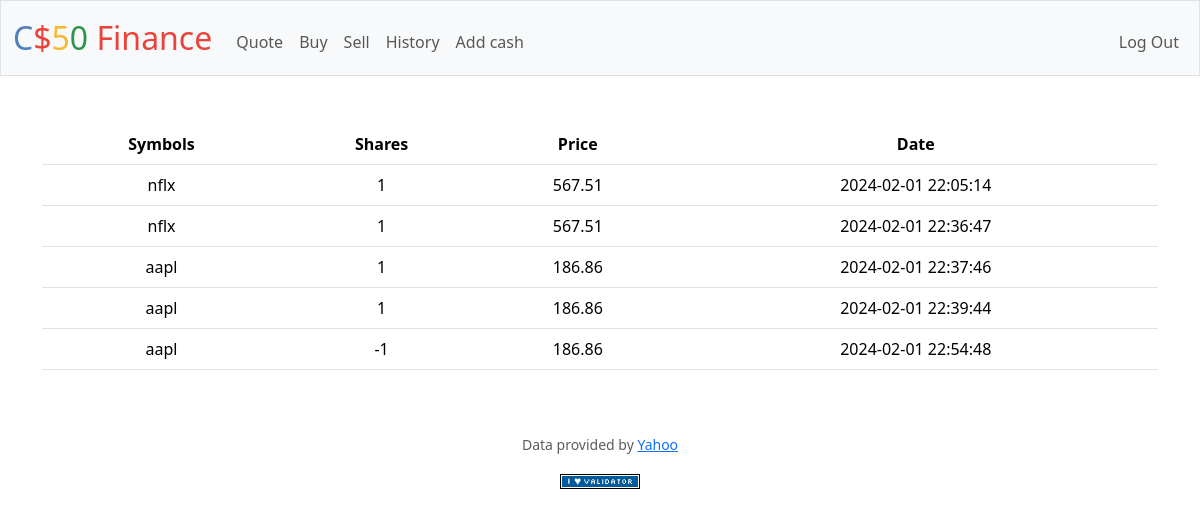
The app's page /history (signed in) with its own data.
### tables this page shows
CREATE TABLE 'transactions' ('id' INTEGER PRIMARY KEY AUTOINCREMENT NOT NULL, 'user_id' INTEGER, 'symbol' TEXT, 'shares' INTEGER, 'price' REAL, 'date' DATETIME);

### app.py (the view)
@app.route("/history")
@login_required
def history():
    user_id = session["user_id"]
    transactions_db = db.execute("SELECT * FROM transactions WHERE user_id =:id", id=user_id)
    return render_template("history.html", transactions = transactions_db)

### app.py (called while the page is built)
@app.after_request
def after_request(response):
    response.headers["Cache-Control"] = "no-cache, no-store, must-revalidate"
    response.headers["Expires"] = 0
    response.headers["Pragma"] = "no-cache"
    return response

### helpers.py (called while the page is built)
def login_required(f):
    @wraps(f)
    def decorated_function(*args, **kwargs):
        if session.get("user_id") is None:
            return redirect("/login")
        return f(*args, **kwargs)
    return decorated_function

### templates/history.html (shortened to what this page needs)
{% extends "layout.html" %}
{% block main %}
    <table class= "table">
        <thead>
        <tr>
            <th scope="col">Symbols</th>
            <th scope="col">Shares</th>
            <th scope="col">Price</th>
            <th scope="col">Date</th>
        </tr>
    </thead>
    <tbody>
        {% for row in transactions %}
        <tr>
            <td>{{ row["symbol"] }}</td>
            <td>{{ row["shares"] }}</td>
            <td>{{ row["price"] }}</td>
            <td>{{ row["date"] }}</td>
        </tr>
        {% endfor %}
    </tbody>
      </table>
{% endblock %}

### templates/layout.html (shortened to what this page needs)
<!DOCTYPE html>
<html lang="en">
    <head>
        <link href="https://cdn.jsdelivr.net/npm/bootstrap@5.3.2/dist/css/bootstrap.min.css" rel="stylesheet">
        <link href="https://cdn.jsdelivr.net/npm/bootstrap@5.3.2/dist/css/bootstrap.min.css" rel="stylesheet">
        <link href="/static/styles.css" rel="stylesheet">
    </head>
    <body>
        <nav class="bg-light border navbar navbar-expand-md navbar-light">
            <div class="container-fluid">
                <a class="navbar-brand" href="/"><span class="blue">C</span><span class="red">$</span><span class="yellow">5</span><span class="green">0</span> <span class="red">Finance</span></a>
                <div class="collapse navbar-collapse" id="navbar">
                    {% if session["user_id"] %}
                        <ul class="navbar-nav me-auto mt-2">
                            <li class="nav-item"><a class="nav-link" href="/quote">Quote</a></li>
                            <li class="nav-item"><a class="nav-link" href="/buy">Buy</a></li>
                            <li class="nav-item"><a class="nav-link" href="/sell">Sell</a></li>
                            <li class="nav-item"><a class="nav-link" href="/history">History</a></li>
                            <li class="nav-item"><a class="nav-link" href="/add_cash">Add cash</a></li>
                        </ul>
                        <ul class="navbar-nav ms-auto mt-2">
                            <li class="nav-item"><a class="nav-link" href="/logout">Log Out</a></li>
                        </ul>
                    {% else %}
                        <ul class="navbar-nav ms-auto mt-2">
                            <li class="nav-item"><a class="nav-link" href="/register">Register</a></li>
                            <li class="nav-item"><a class="nav-link" href="/login">Log In</a></li>
                        </ul>
                    {% endif %}
                </div>
            </div>
        </nav>
        <main class="container py-5 text-center">
            {% block main %}{% endblock %}
        </main>
        <footer class="mb-5">
            <p class="mb-3 small text-center text-muted">
                Data provided by <a href="https://finance.yahoo.com/">Yahoo</a>
            </p>
            <form action="https://validator.w3.org/check" class="text-center" enctype="multipart/form-data" method="post" target="_blank">
                <input alt="Validate" src="/static/I_heart_validator.png" type="image">
            </form>
        </footer>
    </body>
</html>

### static/styles.css (style rules this page uses)
nav .navbar-brand { font-size: xx-large; }
nav .navbar-brand .blue { color: #537fbe; }
nav .navbar-brand .red { color: #ea433b; }
nav .navbar-brand .yellow { color: #f5b82e; }
nav .navbar-brand .green { color: #2e944b; }

### records on screen
transactions: symbol "nflx", shares "1", price "567.51", date "2024-02-01 22:05:14"
transactions: symbol "nflx", shares "1", price "567.51", date "2024-02-01 22:36:47"
transactions: symbol "aapl", shares "1", price "186.86", date "2024-02-01 22:37:46"
transactions: symbol "aapl", shares "1", price "186.86", date "2024-02-01 22:39:44"
transactions: symbol "aapl", shares "-1", price "186.86", date "2024-02-01 22:54:48"
